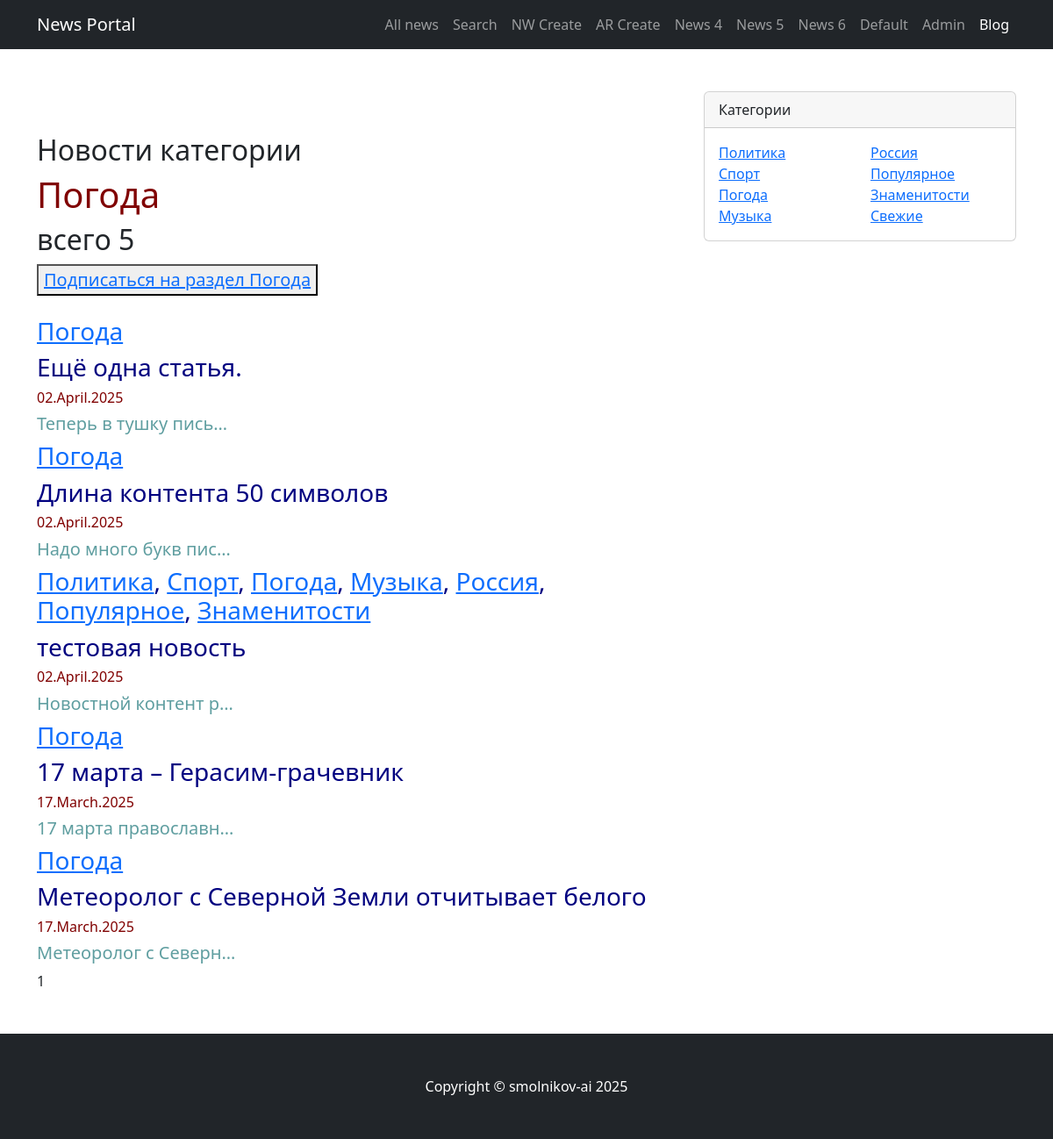
Screenshot of /category/3/ with the database file from the repository.
### news/models.py (models this page shows, shortened)
class Category(models.Model):
    name = models.CharField(max_length=25, unique=True)
    subscribers = models.ManyToManyField(User, through='UserCategory', related_name='categories')
    def __str__(self):
        return self.name.title()

class Post(models.Model):
    author = models.ForeignKey(Author, on_delete=models.CASCADE)
    type = models.CharField(choices=POST_TYPES, max_length=2, default='NW')
    date_time_in = models.DateTimeField(auto_now_add=True)
    categories = models.ManyToManyField(Category, through='PostCategory')
    title = models.CharField(max_length=50)
    content = models.TextField()
    rating_post = models.IntegerField(default=0)

### news/views.py (the view)
# urls.py: path('category/<int:pk>/', CategoryList.as_view(), name='category_list'),
class CategoryList(ListView):
    model = Post
    ordering = '-date_time_in'
    template_name = 'categories.html'
    context_object_name = 'categories'
    paginate_by = 10
    def get_queryset(self):
        self.category = get_object_or_404(Category, id=self.kwargs['pk'])
        queryset = Post.objects.filter(categories=self.category).order_by('-date_time_in')
        return queryset
    def get_context_data(self, **kwargs):
        context = super().get_context_data(**kwargs)
        context['is_not_subscriber'] = self.request.user not in self.category.subscribers.all()
        context['category'] = self.category
        return context

### news/templatetags/custom_filters.py (called while the page is built)
@register.filter()
def censor(value):
    incorrect_list = ['Редиск', 'Ананас', 'LGBT']
    for incorrect_word in incorrect_list:
        value = value.replace(incorrect_word[1:], '*' * (len(incorrect_word) - 1))
    return value

### templates/categories.html (shortened to what this page needs)
{% extends 'flatpages/default.html' %}
{% load custom_filters %}
{% load custom_tags %}
{% block title %}
    <h2>Новости категории</h2>
    <h1 style="color:Maroon;">{{ category }}</h1>
    <h2>всего {{ categories|length }}</h2>
{% endblock title %}
{% block content %}
            {% if is_not_subscriber %}
                <button type="button">
                  <a href="{% url 'category_subscribe' category.id %}">Подписаться на раздел {{ category }}
                  </a>
                </button>
            {% endif %}
    {% if categories %}
        {% for post in categories %}
            <h3 style="color:Navy;">{% for category in post.categories.all %}
                <a href="{% url 'category_list' category.id %}">{{ category }}</a>{% if not forloop.last %}, {% endif %}
            {% endfor %}</h3>
            <h3 style="color:Navy;">{{ post.title|censor }}</h3>
            <h6 style="color:Maroon;">{{ post.date_time_in|date:'d.F.Y' }}</h6>
            <h5 style="color:CadetBlue;">{{ post.content|truncatechars:20|censor }}</h5>
        {% endfor %}
    {% else %}
        <h2>Новостей нет</h2>
    {% endif %}
    {{ page_obj.number }}
{% endblock content %}

### templates/flatpages/default.html (shortened to what this page needs)
<!DOCTYPE html>
<html lang="en">
    <head>
        {% load static %}
        <link href="{% static 'css/styles.css' %}" rel="stylesheet" />
    </head>
    <body>
        <nav class="navbar navbar-expand-lg navbar-dark bg-dark">
            <div class="container">
                <a class="navbar-brand" href="#!">News Portal</a>
                <div class="collapse navbar-collapse" id="navbarSupportedContent">
                    <ul class="navbar-nav ms-auto mb-2 mb-lg-0">
                        <li class="nav-item"><a class="nav-link" href="/news/">All news</a></li>
                        <li class="nav-item"><a class="nav-link" href="/news/search">Search</a></li>
                        <li class="nav-item"><a class="nav-link" href="/news/create">NW Create</a></li>
                        <li class="nav-item"><a class="nav-link" href="/articles/create">AR Create</a></li>
                        <li class="nav-item"><a class="nav-link" href="/news/4">News 4</a></li>
                        <li class="nav-item"><a class="nav-link" href="/news/5">News 5</a></li>
                        <li class="nav-item"><a class="nav-link" href="/news/6">News 6</a></li>
                        <li class="nav-item"><a class="nav-link" href="/default/">Default</a></li>
                        <li class="nav-item"><a class="nav-link" href="/admin/">Admin</a></li>
                        <li class="nav-item"><a class="nav-link active" aria-current="page" href="#">Blog</a></li>
                    </ul>
                </div>
            </div>
        </nav>
        <div class="container mt-5">
            <div class="row">
                <div class="col-lg-8">
                    <article>
                        <section class="mb-5">
                            <h2 class="fw-bolder mb-4 mt-5">
                                {% block title %}
                                {% endblock title %}
                            </h2>
                            <p class="fs-5 mb-4">
                                {% block content %}
                                {% endblock content %}
                            </p>
                        </section>
                    </article>
                </div>
                <div class="col-lg-4">
                    <div class="card mb-4">
                        <div class="card-header">Категории</div>
                        <div class="card-body">
                            <div class="row">
                                <div class="col-sm-6">
                                    <ul class="list-unstyled mb-0">
                                        <li><a href="/category/1">Политика</a></li>
                                        <li><a href="/category/2">Спорт</a></li>
                                        <li><a href="/category/3">Погода</a></li>
                                        <li><a href="/category/4">Музыка</a></li>
                                    </ul>
                                </div>
                                <div class="col-sm-6">
                                    <ul class="list-unstyled mb-0">
                                        <li><a href="/category/5">Россия</a></li>
                                        <li><a href="/category/6">Популярное</a></li>
                                        <li><a href="/category/7">Знаменитости</a></li>
                                        <li><a href="#!">Свежие</a></li>
                                    </ul>
                                </div>
                            </div>
                        </div>
                    </div>
                </div>
            </div>
        </div>
        <footer class="py-5 bg-dark">
            <div class="container"><p class="m-0 text-center text-white">Copyright &copy; smolnikov-ai 2025</p></div>
        </footer>
    </body>
</html>

### rows the page displays
Category: name "Погода"
Post: title|censor "Ещё одна статья.", date_time_in "02.April.2025", content|censor "Теперь в тушку пись…"
Post: title|censor "Длина контента 50 символов", date_time_in "02.April.2025", content|censor "Надо много букв пис…"
Post: title|censor "тестовая новость", date_time_in "02.April.2025", content|censor "Новостной контент р…"
Category: name "Политика"
Category: name "Спорт"
Category: name "Музыка"
Category: name "Россия"
Category: name "Популярное"
Category: name "Знаменитости"
Post: title|censor "17 марта – Герасим-грачевник", date_time_in "17.March.2025", content|censor "17 марта православн…"
Post: title|censor "Метеоролог с Северной Земли отчитывает белого", date_time_in "17.March.2025", content|censor "Метеоролог с Северн…"

### other values shown
{{ categories|length }} "5"
{{ page_obj.number }} "1"
